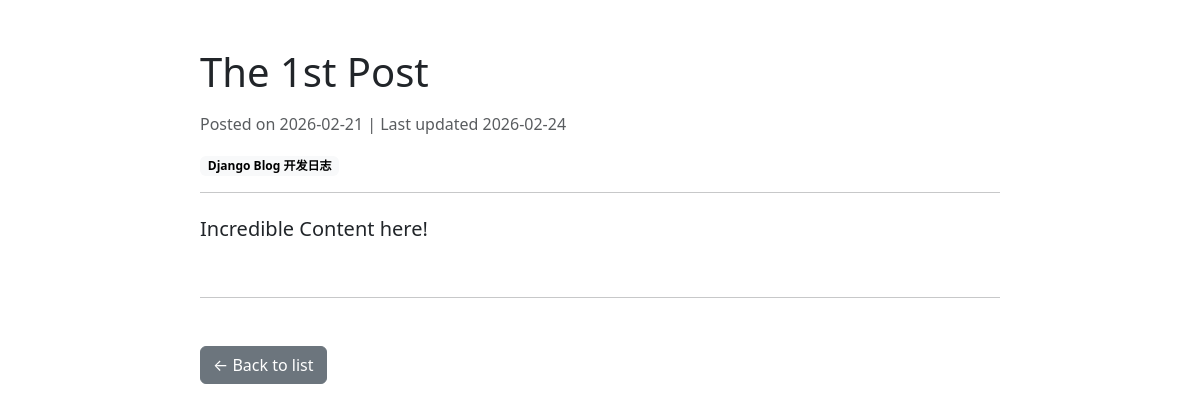
The app's page /posts/1/ with its own data.
### posts/models.py (models this page shows, shortened)
class Post(models.Model):
    STATUS_CHOICES = [("draft", "Draft"), ("published", "Published")]
    title = models.CharField(max_length=100)
    content = models.TextField()
    description = models.CharField(max_length=200)
    category = models.ForeignKey(
        Category, null=True, blank=True,
        related_name="posts",
        on_delete=models.SET_NULL
    )
    status = models.CharField(max_length=10, choices=STATUS_CHOICES, default="draft")
    published_at = models.DateTimeField(null=True, blank=True)
    created_at = models.DateTimeField(auto_now_add=True)
    updated_at = models.DateTimeField(auto_now=True)

class Category(models.Model):
    name = models.CharField(max_length=100)
    slug = models.SlugField(max_length=100, unique=True)
    parent = models.ForeignKey(
        "self",
        null=True, blank=True,
        related_name="children",
        on_delete=models.CASCADE,
    )
    class Meta:
        verbose_name_plural = "Categories"

### posts/views.py (the view)
# urls.py: path('<int:pk>/', PostDetailView.as_view(), name='post_detail'),
class PostDetailView(DetailView):
    model = Post
    template_name = "posts/post_detail.html"
    def get_queryset(self):
        return Post.objects.filter(status="published")
    def get_context_data(self, **kwargs):
        ctx = super().get_context_data(**kwargs)
        html = md.markdown(self.object.content, extensions=["fenced_code", "tables"])
        clean = bleach.clean(html, tags=ALLOWED_TAGS, attributes=ALLOWED_ATTRS, strip=True)
        clean = clean.replace("<table>", '<table class="table table-striped">')
        ctx["content_html"] = mark_safe(clean)
        return ctx

### posts/templates/posts/post_detail.html (shortened to what this page needs)
{% load static %}
<!doctype html>
<html lang="en">
<head>
  <link rel="stylesheet" href="{% static 'posts/bootstrap.min.css' %}">
</head>
<body>
<div class="container mt-5">
  <article class="mx-auto" style="max-width: 800px;">
    <h1 class="mb-3">{{ object.title }}</h1>
    <p class="text-muted">
      Posted on {{ object.published_at|default:object.created_at|date:"Y-m-d" }}
      | Last updated {{ object.updated_at|date:"Y-m-d" }}
    </p>
    {% if object.category %}
      <p class="mb-3">
        <span class="badge text-bg-light">
          {{ object.category.name }}
        </span>
      </p>
    {% endif %}
    <hr>
    <div class="fs-5 lh-lg">
      {{ content_html }}
    </div>
    <hr class="my-5">
    <a href="{% url 'post_list' %}" class="btn btn-secondary">
      ← Back to list
    </a>
  </article>
</div>
</body>
</html>

### records on screen
Post: title "The 1st Post", published_at "2026-02-21", updated_at "2026-02-24", category.name "Django Blog 开发日志", content "Incredible Content here!"
